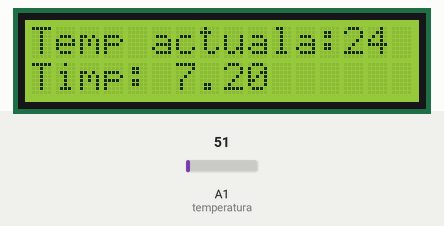
Simulated run of this sketch. Board: Arduino Uno, built with avr-gcc and run on an emulated ATmega328P. Shown: 16×2 character LCD. The inputs (shaded band) are chosen by the test bench; at power-on: A1 (temperatura) = 51.

Above: at 1.2 s.
1.3 s: A1 (temperatura) set to 61
At 2.8 s:
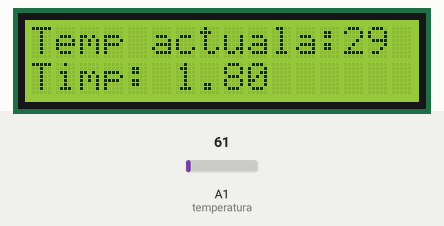
5.4 s: A1 (temperatura) set to 71
At 6.9 s:
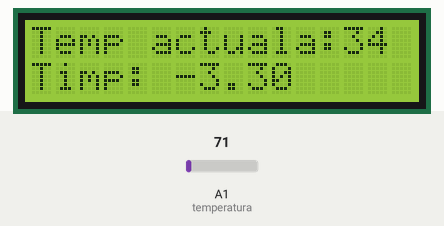
8.6 s: A1 (temperatura) set to 86
At 9.9 s:
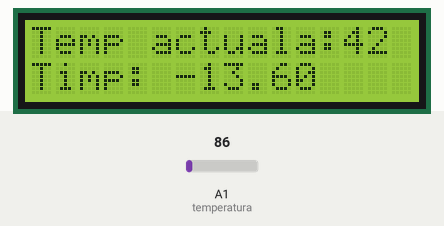
Timing chart, 0 to 11.6 s (numbered marks = the images above; inputs shaded):
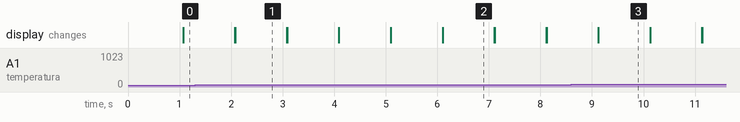

The sketch:

Tema4_Carnat_Luisa-Patricia_gr2.2.ino
```cpp
#include <LiquidCrystal.h>
#define temperatura A1
double kp = 1, ki = 0.1, kd = 0.1; // exemplu valori

double eroare= 0;

double suma_erori= 0;

double eroare_anterioara = 0;

double derivativa = 0;

double dt=1; // timp esantionare

double setpoint = 30;

double output;

LiquidCrystal lcd( 8, 9, 4, 5, 6, 7);


void setup()
{
  Serial.begin(9600);
  lcd.begin(16,2);

}
void loop()
{
  int  temperatura_citita_senzor=(analogRead(temperatura)*(5.0/1023.0)*100);
  eroare = setpoint - temperatura_citita_senzor;

  suma_erori= suma_erori + eroare * dt;

  derivativa = (eroare - eroare_anterioara) / dt;

  output = (kp * eroare) + (ki * suma_erori ) + (kd * derivativa);

  eroare_anterioara = eroare;
  lcd.setCursor(0,0);
  lcd.print("Temp actuala:");
  lcd.print(temperatura_citita_senzor);
  lcd.setCursor(0,1);
  lcd.print("Timp: ");
  lcd.print(output);
  delay(1000);
  lcd.clear();

}
```

Measured:
- what the display in image 1 shows lasts 1.0 s, from 2.1 s to 3.1 s
